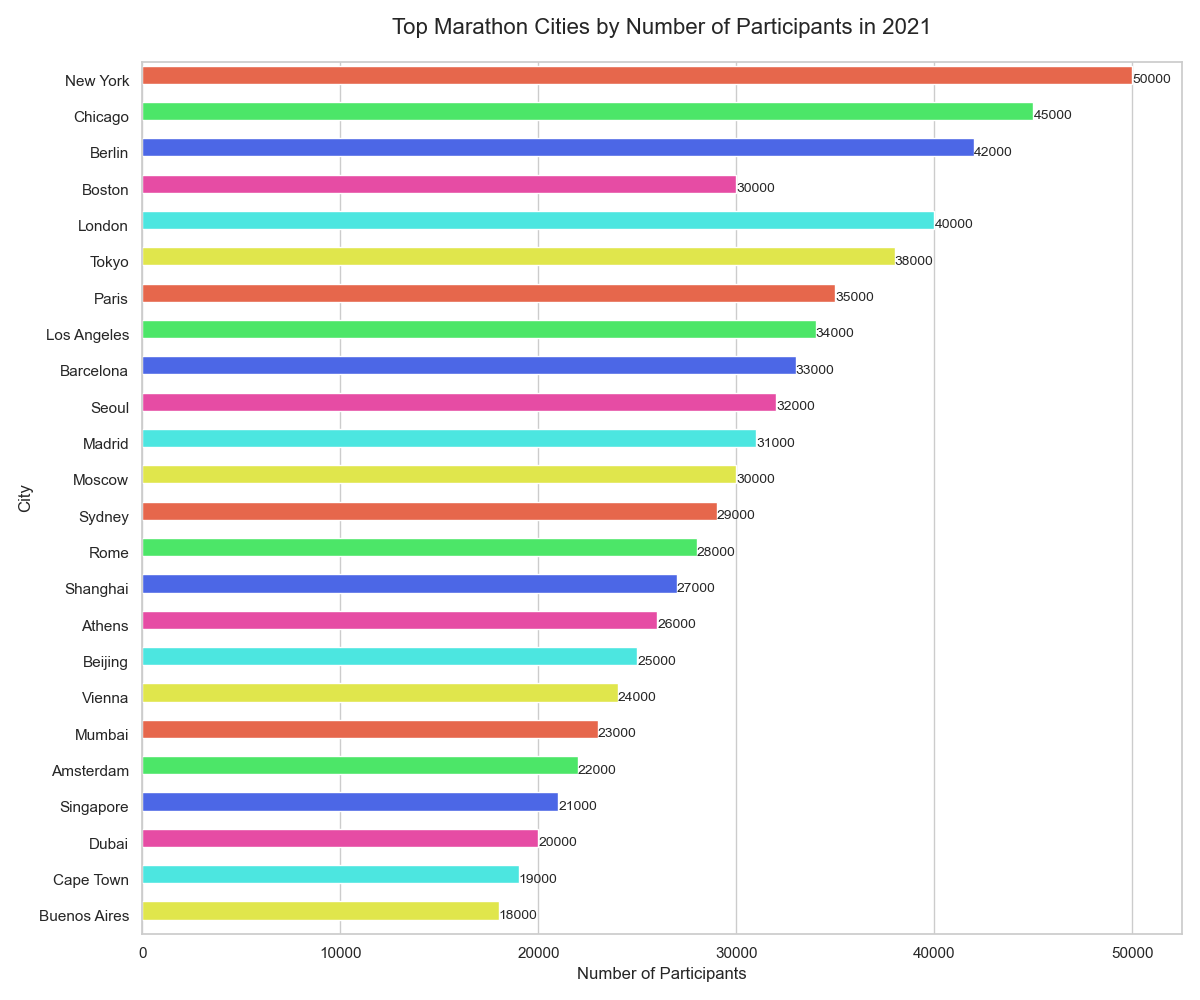

The script that drew this image:

import seaborn as sns
import pandas as pd
import matplotlib.pyplot as plt

# Create a DataFrame from the provided data
data = {
    'City': [
        'New York', 'Chicago', 'Berlin', 'Boston', 'London', 'Tokyo', 
        'Paris', 'Los Angeles', 'Barcelona', 'Seoul', 'Madrid', 
        'Moscow', 'Sydney', 'Rome', 'Shanghai', 'Athens', 
        'Beijing', 'Vienna', 'Mumbai', 'Amsterdam', 'Singapore', 
        'Dubai', 'Cape Town', 'Buenos Aires'
    ],
    'Participants': [
        50000, 45000, 42000, 30000, 40000, 38000, 
        35000, 34000, 33000, 32000, 31000, 
        30000, 29000, 28000, 27000, 26000, 
        25000, 24000, 23000, 22000, 21000, 
        20000, 19000, 18000
    ]
}
df = pd.DataFrame(data)

# Set the figure size and style
sns.set(style="whitegrid")
plt.figure(figsize=(12, 10))

# Create a horizontal bar plot with custom color scheme and bar height
barplot = sns.barplot(
    y="City",
    x="Participants",
    data=df,
    palette=[
        '#FF5733', '#33FF57', '#3357FF', '#FF33A8', '#33FFF7',
        '#F7FF33', '#FF5733', '#33FF57', '#3357FF', '#FF33A8',
        '#33FFF7', '#F7FF33', '#FF5733', '#33FF57', '#3357FF',
        '#FF33A8', '#33FFF7', '#F7FF33', '#FF5733', '#33FF57',
        '#3357FF', '#FF33A8', '#33FFF7', '#F7FF33'
    ],
    ci=None
)

# Customize the appearance
barplot.set_title('Top Marathon Cities by Number of Participants in 2021', fontsize=16, pad=20)
barplot.bar_label(barplot.containers[0], fmt='%.0f', fontsize=10)
barplot.set(xlabel="Number of Participants", ylabel="City")

# Adjust the bar width
for bar in barplot.containers[0]:
    bar.set_height(0.5)

# Show the plot
plt.tight_layout()
plt.show()
